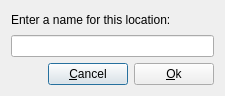
<?xml version="1.0" encoding="UTF-8"?>
<ui version="4.0">
 <class>IdDlg</class>
 <widget class="QDialog" name="IdDlg">
  <property name="windowModality">
   <enum>Qt::WindowModal</enum>
  </property>
  <property name="geometry">
   <rect>
    <x>0</x>
    <y>0</y>
    <width>225</width>
    <height>96</height>
   </rect>
  </property>
  <property name="windowTitle">
   <string>Enter ID</string>
  </property>
  <layout class="QGridLayout" name="gridLayout">
   <item row="0" column="0">
    <layout class="QVBoxLayout" name="verticalLayout">
     <item>
      <widget class="QLabel" name="label">
       <property name="text">
        <string>Enter a name for this location:</string>
       </property>
      </widget>
     </item>
     <item>
      <widget class="QLineEdit" name="idInput"/>
     </item>
    </layout>
   </item>
   <item row="1" column="0">
    <layout class="QHBoxLayout" name="horizontalLayout">
     <item>
      <spacer name="horizontalSpacer">
       <property name="orientation">
        <enum>Qt::Horizontal</enum>
       </property>
       <property name="sizeHint" stdset="0">
        <size>
         <width>40</width>
         <height>20</height>
        </size>
       </property>
      </spacer>
     </item>
     <item>
      <widget class="QPushButton" name="pushButton_2">
       <property name="text">
        <string>&amp;Cancel</string>
       </property>
      </widget>
     </item>
     <item>
      <widget class="QPushButton" name="pushButton">
       <property name="text">
        <string>&amp;Ok</string>
       </property>
      </widget>
     </item>
    </layout>
   </item>
  </layout>
 </widget>
 <resources/>
 <connections>
  <connection>
   <sender>pushButton</sender>
   <signal>clicked()</signal>
   <receiver>IdDlg</receiver>
   <slot>accept()</slot>
   <hints>
    <hint type="sourcelabel">
     <x>168</x>
     <y>79</y>
    </hint>
    <hint type="destinationlabel">
     <x>160</x>
     <y>93</y>
    </hint>
   </hints>
  </connection>
  <connection>
   <sender>pushButton_2</sender>
   <signal>clicked()</signal>
   <receiver>IdDlg</receiver>
   <slot>reject()</slot>
   <hints>
    <hint type="sourcelabel">
     <x>78</x>
     <y>81</y>
    </hint>
    <hint type="destinationlabel">
     <x>63</x>
     <y>93</y>
    </hint>
   </hints>
  </connection>
 </connections>
</ui>
